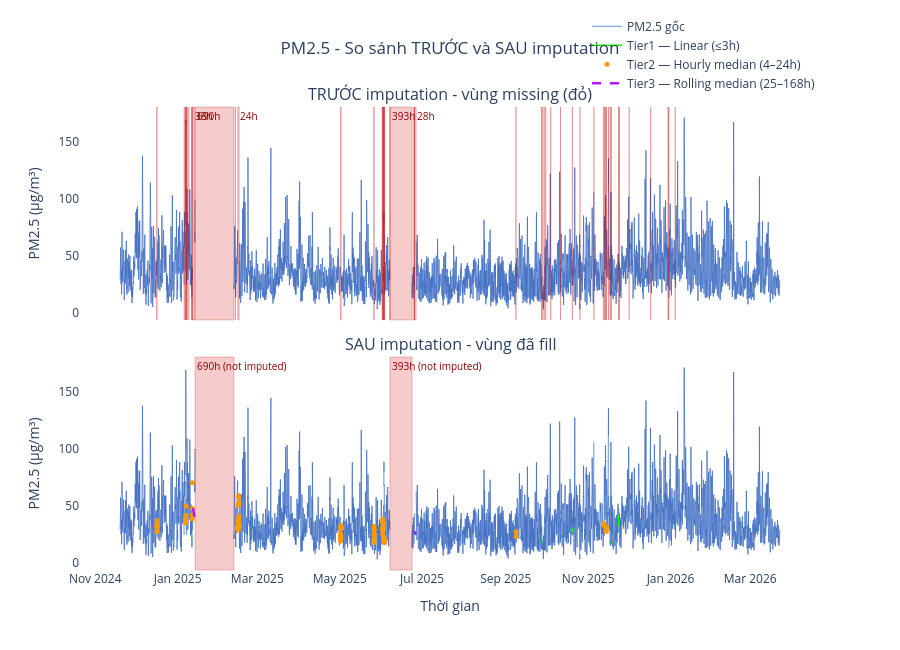

The notebook cell saved with this chart:
### Code cell
import plotly.graph_objects as go
from plotly.subplots import make_subplots

fig = make_subplots(
    rows=2, cols=1,
    shared_xaxes=True,
    vertical_spacing=0.08,
    subplot_titles=[
        'TRƯỚC imputation - vùng missing (đỏ)',
        'SAU imputation - vùng đã fill',
    ]
)

# ══ Row 1: TRƯỚC imputation ═══════════════════════════════════
fig.add_trace(go.Scatter(
    x=pm25_df_full.index,
    y=pm25_df_full['pm25_avg'],
    mode='lines',
    line=dict(color='#4472c4', width=0.8),
    name='PM2.5 gốc',
), row=1, col=1)

for _, row in gap_summary.iterrows():
    fig.add_vrect(
        x0=row['gap_start'],
        x1=row['gap_end'] + pd.Timedelta(hours=1),
        fillcolor='rgba(220, 50, 50, 0.25)',
        line=dict(color='rgba(200, 0, 0, 0.5)', width=0.5),
        annotation_text=f"{row['gap_hours']}h" if row['gap_hours'] >= 24 else "",
        annotation_position="top left",
        annotation_font=dict(size=10, color='darkred'),
        row=1, col=1,
    )

# ══ Row 2: SAU imputation ═════════════════════════════════════
# -- Data gốc (không bị impute)
fig.add_trace(go.Scatter(
    x=pm25_imputed.index,
    y=pm25_imputed['pm25_avg'].where(pm25_imputed['is_imputed'] == 0),
    mode='lines',
    line=dict(color='#4472c4', width=0.8),
    name='PM2.5 gốc',
    legendgroup='original',
    showlegend=False,
), row=2, col=1)

# -- Tier 1: linear (xanh lá nhạt)
fig.add_trace(go.Scatter(
    x=pm25_imputed.index,
    y=pm25_imputed['pm25_avg'].where(pm25_imputed['is_imputed'] == 1),
    mode='lines',
    line=dict(color='#00FF00  ', width=1.5),
    name='Tier1 — Linear (≤3h)',
), row=2, col=1)

# -- Tier 2: hourly median (cam)
fig.add_trace(go.Scatter(
    x=pm25_imputed.index,
    y=pm25_imputed['pm25_avg'].where(pm25_imputed['is_imputed'] == 2),
    mode='markers',
    marker=dict(color='#ff9900', size=5),
    name='Tier2 — Hourly median (4–24h)',
), row=2, col=1)

# -- Tier 3: rolling median (tím)
fig.add_trace(go.Scatter(
    x=pm25_imputed.index,
    y=pm25_imputed['pm25_avg'].where(pm25_imputed['is_imputed'] == 3),
    mode='lines',
    line=dict(color='#BC13FE', width=2.5, dash='dash'),
    name='Tier3 — Rolling median (25–168h)',
), row=2, col=1)

# -- Large gap còn NaN: vẫn tô đỏ
remaining_gaps = gap_summary[gap_summary['gap_hours'] > 168]
for _, row in remaining_gaps.iterrows():
    fig.add_vrect(
        x0=row['gap_start'],
        x1=row['gap_end'] + pd.Timedelta(hours=1),
        fillcolor='rgba(220, 50, 50, 0.25)',
        line=dict(color='rgba(200, 0, 0, 0.5)', width=0.5),
        annotation_text=f"{row['gap_hours']}h (not imputed)",
        annotation_position="top left",
        annotation_font=dict(size=10, color='darkred'),
        row=2, col=1,
    )

# ══ Layout ════════════════════════════════════════════════════
fig.update_yaxes(title_text='PM2.5 (μg/m³)', row=1, col=1)
fig.update_yaxes(title_text='PM2.5 (μg/m³)', row=2, col=1)
fig.update_xaxes(title_text='Thời gian', row=2, col=1)

fig.update_layout(
    title=dict(text='PM2.5 - So sánh TRƯỚC và SAU imputation', x=0.5),
    height=650,
    plot_bgcolor='white',
    hovermode='x unified',
    legend=dict(orientation='h', yanchor='bottom', y=1.02, xanchor='right', x=1),
)

fig.show()

### Figure 1 — Plotly figure (JSON) as saved in the notebook; plotly's stock layout.template omitted (floating-point values rounded to 4 significant figures; data arrays with more than 128 entries replaced by an {"elided": "..."} marker saying what was removed)
{"data": [{"line": {"color": "#4472c4", "width": 0.8}, "mode": "lines", "name": "PM2.5 gốc", "type": "scatter", "x": {"elided": "11726 str values"}, "xaxis": "x", "y": {"elided": "11726 float values"}, "yaxis": "y"}, {"legendgroup": "original", "line": {"color": "#4472c4", "width": 0.8}, "mode": "lines", "name": "PM2.5 gốc", "showlegend": false, "type": "scatter", "x": {"elided": "11726 str values"}, "xaxis": "x2", "y": {"elided": "11726 float values"}, "yaxis": "y2"}, {"line": {"color": "#00FF00  ", "width": 1.5}, "mode": "lines", "name": "Tier1 — Linear (≤3h)", "type": "scatter", "x": {"elided": "11726 str values"}, "xaxis": "x2", "y": {"elided": "11726 float values"}, "yaxis": "y2"}, {"marker": {"color": "#ff9900", "size": 5}, "mode": "markers", "name": "Tier2 — Hourly median (4–24h)", "type": "scatter", "x": {"elided": "11726 str values"}, "xaxis": "x2", "y": {"elided": "11726 float values"}, "yaxis": "y2"}, {"line": {"color": "#BC13FE", "dash": "dash", "width": 2.5}, "mode": "lines", "name": "Tier3 — Rolling median (25–168h)", "type": "scatter", "x": {"elided": "11726 str values"}, "xaxis": "x2", "y": {"elided": "11726 float values"}, "yaxis": "y2"}], "layout": {"annotations": [{"font": {"size": 16}, "showarrow": false, "text": "TRƯỚC imputation - vùng missing (đỏ)", "x": 0.5, "xanchor": "center", "xref": "paper", "y": 1, "yanchor": "bottom", "yref": "paper"}, {"font": {"size": 16}, "showarrow": false, "text": "SAU imputation - vùng đã fill", "x": 0.5, "xanchor": "center", "xref": "paper", "y": 0.46, "yanchor": "bottom", "yref": "paper"}, {"font": {"color": "darkred", "size": 10}, "showarrow": false, "text": "690h", "x": "2025-01-13T23:00:00+00:00", "xanchor": "left", "xref": "x", "y": 1, "yanchor": "top", "yref": "y domain"}, {"font": {"color": "darkred", "size": 10}, "showarrow": false, "text": "393h", "x": "2025-06-07T06:00:00+00:00", "xanchor": "left", "xref": "x", "y": 1, "yanchor": "top", "yref": "y domain"}, {"font": {"color": "darkred", "size": 10}, "showarrow": false, "text": "38h", "x": "2025-01-12T02:00:00+00:00", "xanchor": "left", "xref": "x", "y": 1, "yanchor": "top", "yref": "y domain"}, {"font": {"color": "darkred", "size": 10}, "showarrow": false, "text": "28h", "x": "2025-06-25T11:00:00+00:00", "xanchor": "left", "xref": "x", "y": 1, "yanchor": "top", "yref": "y domain"}, {"font": {"color": "darkred", "size": 10}, "showarrow": false, "text": "24h", "x": "2025-02-14T13:00:00+00:00", "xanchor": "left", "xref": "x", "y": 1, "yanchor": "top", "yref": "y domain"}, {"font": {"color": "darkred", "size": 10}, "showarrow": false, "text": "", "x": "2025-05-01T12:00:00+00:00", "xanchor": "left", "xref": "x", "y": 1, "yanchor": "top", "yref": "y domain"}, {"font": {"color": "darkred", "size": 10}, "showarrow": false, "text": "", "x": "2025-05-26T03:00:00+00:00", "xanchor": "left", "xref": "x", "y": 1, "yanchor": "top", "yref": "y domain"}, {"font": {"color": "darkred", "size": 10}, "showarrow": false, "text": "", "x": "2024-12-16T11:00:00+00:00", "xanchor": "left", "xref": "x", "y": 1, "yanchor": "top", "yref": "y domain"}, {"font": {"color": "darkred", "size": 10}, "showarrow": false, "text": "", "x": "2025-06-01T18:00:00+00:00", "xanchor": "left", "xref": "x", "y": 1, "yanchor": "top", "yref": "y domain"}, {"font": {"color": "darkred", "size": 10}, "showarrow": false, "text": "", "x": "2025-11-14T05:00:00+00:00", "xanchor": "left", "xref": "x", "y": 1, "yanchor": "top", "yref": "y domain"}, {"font": {"color": "darkred", "size": 10}, "showarrow": false, "text": "", "x": "2025-06-02T10:00:00+00:00", "xanchor": "left", "xref": "x", "y": 1, "yanchor": "top", "yref": "y domain"}, {"font": {"color": "darkred", "size": 10}, "showarrow": false, "text": "", "x": "2025-01-11T16:00:00+00:00", "xanchor": "left", "xref": "x", "y": 1, "yanchor": "top", "yref": "y domain"}, {"font": {"color": "darkred", "size": 10}, "showarrow": false, "text": "", "x": "2025-01-06T15:00:00+00:00", "xanchor": "left", "xref": "x", "y": 1, "yanchor": "top", "yref": "y domain"}, {"font": {"color": "darkred", "size": 10}, "showarrow": false, "text": "", "x": "2025-11-12T06:00:00+00:00", "xanchor": "left", "xref": "x", "y": 1, "yanchor": "top", "yref": "y domain"}, {"font": {"color": "darkred", "size": 10}, "showarrow": false, "text": "", "x": "2025-06-03T03:00:00+00:00", "xanchor": "left", "xref": "x", "y": 1, "yanchor": "top", "yref": "y domain"}, {"font": {"color": "darkred", "size": 10}, "showarrow": false, "text": "", "x": "2025-09-08T10:00:00+00:00", "xanchor": "left", "xref": "x", "y": 1, "yanchor": "top", "yref": "y domain"}, {"font": {"color": "darkred", "size": 10}, "showarrow": false, "text": "", "x": "2025-06-01T10:00:00+00:00", "xanchor": "left", "xref": "x", "y": 1, "yanchor": "top", "yref": "y domain"}, {"font": {"color": "darkred", "size": 10}, "showarrow": false, "text": "", "x": "2025-01-07T03:00:00+00:00", "xanchor": "left", "xref": "x", "y": 1, "yanchor": "top", "yref": "y domain"}, {"font": {"color": "darkred", "size": 10}, "showarrow": false, "text": "", "x": "2025-09-28T08:00:00+00:00", "xanchor": "left", "xref": "x", "y": 1, "yanchor": "top", "yref": "y domain"}, {"font": {"color": "darkred", "size": 10}, "showarrow": false, "text": "", "x": "2025-11-23T10:00:00+00:00", "xanchor": "left", "xref": "x", "y": 1, "yanchor": "top", "yref": "y domain"}, {"font": {"color": "darkred", "size": 10}, "showarrow": false, "text": "", "x": "2025-10-20T05:00:00+00:00", "xanchor": "left", "xref": "x", "y": 1, "yanchor": "top", "yref": "y domain"}, {"font": {"color": "darkred", "size": 10}, "showarrow": false, "text": "", "x": "2025-06-24T22:00:00+00:00", "xanchor": "left", "xref": "x", "y": 1, "yanchor": "top", "yref": "y domain"}, {"font": {"color": "darkred", "size": 10}, "showarrow": false, "text": "", "x": "2025-01-11T07:00:00+00:00", "xanchor": "left", "xref": "x", "y": 1, "yanchor": "top", "yref": "y domain"}, {"font": {"color": "darkred", "size": 10}, "showarrow": false, "text": "", "x": "2025-09-27T09:00:00+00:00", "xanchor": "left", "xref": "x", "y": 1, "yanchor": "top", "yref": "y domain"}, {"font": {"color": "darkred", "size": 10}, "showarrow": false, "text": "", "x": "2025-11-17T07:00:00+00:00", "xanchor": "left", "xref": "x", "y": 1, "yanchor": "top", "yref": "y domain"}, {"font": {"color": "darkred", "size": 10}, "showarrow": false, "text": "", "x": "2025-01-05T21:00:00+00:00", "xanchor": "left", "xref": "x", "y": 1, "yanchor": "top", "yref": "y domain"}, {"font": {"color": "darkred", "size": 10}, "showarrow": false, "text": "", "x": "2025-06-02T06:00:00+00:00", "xanchor": "left", "xref": "x", "y": 1, "yanchor": "top", "yref": "y domain"}, {"font": {"color": "darkred", "size": 10}, "showarrow": false, "text": "", "x": "2025-02-12T18:00:00+00:00", "xanchor": "left", "xref": "x", "y": 1, "yanchor": "top", "yref": "y domain"}, {"font": {"color": "darkred", "size": 10}, "showarrow": false, "text": "", "x": "2025-01-08T02:00:00+00:00", "xanchor": "left", "xref": "x", "y": 1, "yanchor": "top", "yref": "y domain"}, {"font": {"color": "darkred", "size": 10}, "showarrow": false, "text": "", "x": "2025-01-09T07:00:00+00:00", "xanchor": "left", "xref": "x", "y": 1, "yanchor": "top", "yref": "y domain"}, {"font": {"color": "darkred", "size": 10}, "showarrow": false, "text": "", "x": "2025-01-07T14:00:00+00:00", "xanchor": "left", "xref": "x", "y": 1, "yanchor": "top", "yref": "y domain"}, {"font": {"color": "darkred", "size": 10}, "showarrow": false, "text": "", "x": "2025-06-25T07:00:00+00:00", "xanchor": "left", "xref": "x", "y": 1, "yanchor": "top", "yref": "y domain"}, {"font": {"color": "darkred", "size": 10}, "showarrow": false, "text": "", "x": "2025-06-02T23:00:00+00:00", "xanchor": "left", "xref": "x", "y": 1, "yanchor": "top", "yref": "y domain"}, {"font": {"color": "darkred", "size": 10}, "showarrow": false, "text": "", "x": "2025-06-07T04:00:00+00:00", "xanchor": "left", "xref": "x", "y": 1, "yanchor": "top", "yref": "y domain"}, {"font": {"color": "darkred", "size": 10}, "showarrow": false, "text": "", "x": "2025-10-11T11:00:00+00:00", "xanchor": "left", "xref": "x", "y": 1, "yanchor": "top", "yref": "y domain"}, {"font": {"color": "darkred", "size": 10}, "showarrow": false, "text": "", "x": "2025-10-04T06:00:00+00:00", "xanchor": "left", "xref": "x", "y": 1, "yanchor": "top", "yref": "y domain"}, {"font": {"color": "darkred", "size": 10}, "showarrow": false, "text": "", "x": "2025-09-30T14:00:00+00:00", "xanchor": "left", "xref": "x", "y": 1, "yanchor": "top", "yref": "y domain"}, {"font": {"color": "darkred", "size": 10}, "showarrow": false, "text": "", "x": "2025-09-29T11:00:00+00:00", "xanchor": "left", "xref": "x", "y": 1, "yanchor": "top", "yref": "y domain"}, {"font": {"color": "darkred", "size": 10}, "showarrow": false, "text": "", "x": "2025-11-13T05:00:00+00:00", "xanchor": "left", "xref": "x", "y": 1, "yanchor": "top", "yref": "y domain"}, {"font": {"color": "darkred", "size": 10}, "showarrow": false, "text": "", "x": "2025-11-05T06:00:00+00:00", "xanchor": "left", "xref": "x", "y": 1, "yanchor": "top", "yref": "y domain"}, {"font": {"color": "darkred", "size": 10}, "showarrow": false, "text": "", "x": "2025-11-14T01:00:00+00:00", "xanchor": "left", "xref": "x", "y": 1, "yanchor": "top", "yref": "y domain"}, {"font": {"color": "darkred", "size": 10}, "showarrow": false, "text": "", "x": "2025-10-25T22:00:00+00:00", "xanchor": "left", "xref": "x", "y": 1, "yanchor": "top", "yref": "y domain"}, {"font": {"color": "darkred", "size": 10}, "showarrow": false, "text": "", "x": "2025-11-16T03:00:00+00:00", "xanchor": "left", "xref": "x", "y": 1, "yanchor": "top", "yref": "y domain"}, {"font": {"color": "darkred", "size": 10}, "showarrow": false, "text": "", "x": "2025-11-18T04:00:00+00:00", "xanchor": "left", "xref": "x", "y": 1, "yanchor": "top", "yref": "y domain"}, {"font": {"color": "darkred", "size": 10}, "showarrow": false, "text": "", "x": "2025-11-24T03:00:00+00:00", "xanchor": "left", "xref": "x", "y": 1, "yanchor": "top", "yref": "y domain"}, {"font": {"color": "darkred", "size": 10}, "showarrow": false, "text": "", "x": "2025-12-01T08:00:00+00:00", "xanchor": "left", "xref": "x", "y": 1, "yanchor": "top", "yref": "y domain"}, {"font": {"color": "darkred", "size": 10}, "showarrow": false, "text": "", "x": "2025-12-17T08:00:00+00:00", "xanchor": "left", "xref": "x", "y": 1, "yanchor": "top", "yref": "y domain"}, {"font": {"color": "darkred", "size": 10}, "showarrow": false, "text": "", "x": "2025-12-30T04:00:00+00:00", "xanchor": "left", "xref": "x", "y": 1, "yanchor": "top", "yref": "y domain"}, {"font": {"color": "darkred", "size": 10}, "showarrow": false, "text": "", "x": "2025-12-30T18:00:00+00:00", "xanchor": "left", "xref": "x", "y": 1, "yanchor": "top", "yref": "y domain"}, {"font": {"color": "darkred", "size": 10}, "showarrow": false, "text": "", "x": "2026-01-04T10:00:00+00:00", "xanchor": "left", "xref": "x", "y": 1, "yanchor": "top", "yref": "y domain"}, {"font": {"color": "darkred", "size": 10}, "showarrow": false, "text": "690h (not imputed)", "x": "2025-01-13T23:00:00+00:00", "xanchor": "left", "xref": "x2", "y": 1, "yanchor": "top", "yref": "y2 domain"}, {"font": {"color": "darkred", "size": 10}, "showarrow": false, "text": "393h (not imputed)", "x": "2025-06-07T06:00:00+00:00", "xanchor": "left", "xref": "x2", "y": 1, "yanchor": "top", "yref": "y2 domain"}], "height": 650, "hovermode": "x unified", "legend": {"orientation": "h", "x": 1, "xanchor": "right", "y": 1.02, "yanchor": "bottom"}, "plot_bgcolor": "white", "shapes": [{"fillcolor": "rgba(220, 50, 50, 0.25)", "line": {"color": "rgba(200, 0, 0, 0.5)", "width": 0.5}, "type": "rect", "x0": "2025-01-13T23:00:00+00:00", "x1": "2025-02-11T17:00:00+00:00", "xref": "x", "y0": 0, "y1": 1, "yref": "y domain"}, {"fillcolor": "rgba(220, 50, 50, 0.25)", "line": {"color": "rgba(200, 0, 0, 0.5)", "width": 0.5}, "type": "rect", "x0": "2025-06-07T06:00:00+00:00", "x1": "2025-06-23T15:00:00+00:00", "xref": "x", "y0": 0, "y1": 1, "yref": "y domain"}, {"fillcolor": "rgba(220, 50, 50, 0.25)", "line": {"color": "rgba(200, 0, 0, 0.5)", "width": 0.5}, "type": "rect", "x0": "2025-01-12T02:00:00+00:00", "x1": "2025-01-13T16:00:00+00:00", "xref": "x", "y0": 0, "y1": 1, "yref": "y domain"}, {"fillcolor": "rgba(220, 50, 50, 0.25)", "line": {"color": "rgba(200, 0, 0, 0.5)", "width": 0.5}, "type": "rect", "x0": "2025-06-25T11:00:00+00:00", "x1": "2025-06-26T15:00:00+00:00", "xref": "x", "y0": 0, "y1": 1, "yref": "y domain"}, {"fillcolor": "rgba(220, 50, 50, 0.25)", "line": {"color": "rgba(200, 0, 0, 0.5)", "width": 0.5}, "type": "rect", "x0": "2025-02-14T13:00:00+00:00", "x1": "2025-02-15T13:00:00+00:00", "xref": "x", "y0": 0, "y1": 1, "yref": "y domain"}, {"fillcolor": "rgba(220, 50, 50, 0.25)", "line": {"color": "rgba(200, 0, 0, 0.5)", "width": 0.5}, "type": "rect", "x0": "2025-05-01T12:00:00+00:00", "x1": "2025-05-02T04:00:00+00:00", "xref": "x", "y0": 0, "y1": 1, "yref": "y domain"}, {"fillcolor": "rgba(220, 50, 50, 0.25)", "line": {"color": "rgba(200, 0, 0, 0.5)", "width": 0.5}, "type": "rect", "x0": "2025-05-26T03:00:00+00:00", "x1": "2025-05-26T15:00:00+00:00", "xref": "x", "y0": 0, "y1": 1, "yref": "y domain"}, {"fillcolor": "rgba(220, 50, 50, 0.25)", "line": {"color": "rgba(200, 0, 0, 0.5)", "width": 0.5}, "type": "rect", "x0": "2024-12-16T11:00:00+00:00", "x1": "2024-12-16T20:00:00+00:00", "xref": "x", "y0": 0, "y1": 1, "yref": "y domain"}, {"fillcolor": "rgba(220, 50, 50, 0.25)", "line": {"color": "rgba(200, 0, 0, 0.5)", "width": 0.5}, "type": "rect", "x0": "2025-06-01T18:00:00+00:00", "x1": "2025-06-02T03:00:00+00:00", "xref": "x", "y0": 0, "y1": 1, "yref": "y domain"}, {"fillcolor": "rgba(220, 50, 50, 0.25)", "line": {"color": "rgba(200, 0, 0, 0.5)", "width": 0.5}, "type": "rect", "x0": "2025-11-14T05:00:00+00:00", "x1": "2025-11-14T13:00:00+00:00", "xref": "x", "y0": 0, "y1": 1, "yref": "y domain"}, {"fillcolor": "rgba(220, 50, 50, 0.25)", "line": {"color": "rgba(200, 0, 0, 0.5)", "width": 0.5}, "type": "rect", "x0": "2025-06-02T10:00:00+00:00", "x1": "2025-06-02T17:00:00+00:00", "xref": "x", "y0": 0, "y1": 1, "yref": "y domain"}, {"fillcolor": "rgba(220, 50, 50, 0.25)", "line": {"color": "rgba(200, 0, 0, 0.5)", "width": 0.5}, "type": "rect", "x0": "2025-01-11T16:00:00+00:00", "x1": "2025-01-11T23:00:00+00:00", "xref": "x", "y0": 0, "y1": 1, "yref": "y domain"}, {"fillcolor": "rgba(220, 50, 50, 0.25)", "line": {"color": "rgba(200, 0, 0, 0.5)", "width": 0.5}, "type": "rect", "x0": "2025-01-06T15:00:00+00:00", "x1": "2025-01-06T22:00:00+00:00", "xref": "x", "y0": 0, "y1": 1, "yref": "y domain"}, {"fillcolor": "rgba(220, 50, 50, 0.25)", "line": {"color": "rgba(200, 0, 0, 0.5)", "width": 0.5}, "type": "rect", "x0": "2025-11-12T06:00:00+00:00", "x1": "2025-11-12T12:00:00+00:00", "xref": "x", "y0": 0, "y1": 1, "yref": "y domain"}, {"fillcolor": "rgba(220, 50, 50, 0.25)", "line": {"color": "rgba(200, 0, 0, 0.5)", "width": 0.5}, "type": "rect", "x0": "2025-06-03T03:00:00+00:00", "x1": "2025-06-03T08:00:00+00:00", "xref": "x", "y0": 0, "y1": 1, "yref": "y domain"}, {"fillcolor": "rgba(220, 50, 50, 0.25)", "line": {"color": "rgba(200, 0, 0, 0.5)", "width": 0.5}, "type": "rect", "x0": "2025-09-08T10:00:00+00:00", "x1": "2025-09-08T15:00:00+00:00", "xref": "x", "y0": 0, "y1": 1, "yref": "y domain"}, {"fillcolor": "rgba(220, 50, 50, 0.25)", "line": {"color": "rgba(200, 0, 0, 0.5)", "width": 0.5}, "type": "rect", "x0": "2025-06-01T10:00:00+00:00", "x1": "2025-06-01T15:00:00+00:00", "xref": "x", "y0": 0, "y1": 1, "yref": "y domain"}, {"fillcolor": "rgba(220, 50, 50, 0.25)", "line": {"color": "rgba(200, 0, 0, 0.5)", "width": 0.5}, "type": "rect", "x0": "2025-01-07T03:00:00+00:00", "x1": "2025-01-07T07:00:00+00:00", "xref": "x", "y0": 0, "y1": 1, "yref": "y domain"}, {"fillcolor": "rgba(220, 50, 50, 0.25)", "line": {"color": "rgba(200, 0, 0, 0.5)", "width": 0.5}, "type": "rect", "x0": "2025-09-28T08:00:00+00:00", "x1": "2025-09-28T11:00:00+00:00", "xref": "x", "y0": 0, "y1": 1, "yref": "y domain"}, {"fillcolor": "rgba(220, 50, 50, 0.25)", "line": {"color": "rgba(200, 0, 0, 0.5)", "width": 0.5}, "type": "rect", "x0": "2025-11-23T10:00:00+00:00", "x1": "2025-11-23T13:00:00+00:00", "xref": "x", "y0": 0, "y1": 1, "yref": "y domain"}, {"fillcolor": "rgba(220, 50, 50, 0.25)", "line": {"color": "rgba(200, 0, 0, 0.5)", "width": 0.5}, "type": "rect", "x0": "2025-10-20T05:00:00+00:00", "x1": "2025-10-20T08:00:00+00:00", "xref": "x", "y0": 0, "y1": 1, "yref": "y domain"}, {"fillcolor": "rgba(220, 50, 50, 0.25)", "line": {"color": "rgba(200, 0, 0, 0.5)", "width": 0.5}, "type": "rect", "x0": "2025-06-24T22:00:00+00:00", "x1": "2025-06-25T01:00:00+00:00", "xref": "x", "y0": 0, "y1": 1, "yref": "y domain"}, {"fillcolor": "rgba(220, 50, 50, 0.25)", "line": {"color": "rgba(200, 0, 0, 0.5)", "width": 0.5}, "type": "rect", "x0": "2025-01-11T07:00:00+00:00", "x1": "2025-01-11T10:00:00+00:00", "xref": "x", "y0": 0, "y1": 1, "yref": "y domain"}, {"fillcolor": "rgba(220, 50, 50, 0.25)", "line": {"color": "rgba(200, 0, 0, 0.5)", "width": 0.5}, "type": "rect", "x0": "2025-09-27T09:00:00+00:00", "x1": "2025-09-27T11:00:00+00:00", "xref": "x", "y0": 0, "y1": 1, "yref": "y domain"}, {"fillcolor": "rgba(220, 50, 50, 0.25)", "line": {"color": "rgba(200, 0, 0, 0.5)", "width": 0.5}, "type": "rect", "x0": "2025-11-17T07:00:00+00:00", "x1": "2025-11-17T09:00:00+00:00", "xref": "x", "y0": 0, "y1": 1, "yref": "y domain"}, {"fillcolor": "rgba(220, 50, 50, 0.25)", "line": {"color": "rgba(200, 0, 0, 0.5)", "width": 0.5}, "type": "rect", "x0": "2025-01-05T21:00:00+00:00", "x1": "2025-01-05T22:00:00+00:00", "xref": "x", "y0": 0, "y1": 1, "yref": "y domain"}, {"fillcolor": "rgba(220, 50, 50, 0.25)", "line": {"color": "rgba(200, 0, 0, 0.5)", "width": 0.5}, "type": "rect", "x0": "2025-06-02T06:00:00+00:00", "x1": "2025-06-02T07:00:00+00:00", "xref": "x", "y0": 0, "y1": 1, "yref": "y domain"}, {"fillcolor": "rgba(220, 50, 50, 0.25)", "line": {"color": "rgba(200, 0, 0, 0.5)", "width": 0.5}, "type": "rect", "x0": "2025-02-12T18:00:00+00:00", "x1": "2025-02-12T19:00:00+00:00", "xref": "x", "y0": 0, "y1": 1, "yref": "y domain"}, {"fillcolor": "rgba(220, 50, 50, 0.25)", "line": {"color": "rgba(200, 0, 0, 0.5)", "width": 0.5}, "type": "rect", "x0": "2025-01-08T02:00:00+00:00", "x1": "2025-01-08T03:00:00+00:00", "xref": "x", "y0": 0, "y1": 1, "yref": "y domain"}, {"fillcolor": "rgba(220, 50, 50, 0.25)", "line": {"color": "rgba(200, 0, 0, 0.5)", "width": 0.5}, "type": "rect", "x0": "2025-01-09T07:00:00+00:00", "x1": "2025-01-09T08:00:00+00:00", "xref": "x", "y0": 0, "y1": 1, "yref": "y domain"}, {"fillcolor": "rgba(220, 50, 50, 0.25)", "line": {"color": "rgba(200, 0, 0, 0.5)", "width": 0.5}, "type": "rect", "x0": "2025-01-07T14:00:00+00:00", "x1": "2025-01-07T15:00:00+00:00", "xref": "x", "y0": 0, "y1": 1, "yref": "y domain"}, {"fillcolor": "rgba(220, 50, 50, 0.25)", "line": {"color": "rgba(200, 0, 0, 0.5)", "width": 0.5}, "type": "rect", "x0": "2025-06-25T07:00:00+00:00", "x1": "2025-06-25T08:00:00+00:00", "xref": "x", "y0": 0, "y1": 1, "yref": "y domain"}, {"fillcolor": "rgba(220, 50, 50, 0.25)", "line": {"color": "rgba(200, 0, 0, 0.5)", "width": 0.5}, "type": "rect", "x0": "2025-06-02T23:00:00+00:00", "x1": "2025-06-03T00:00:00+00:00", "xref": "x", "y0": 0, "y1": 1, "yref": "y domain"}, {"fillcolor": "rgba(220, 50, 50, 0.25)", "line": {"color": "rgba(200, 0, 0, 0.5)", "width": 0.5}, "type": "rect", "x0": "2025-06-07T04:00:00+00:00", "x1": "2025-06-07T05:00:00+00:00", "xref": "x", "y0": 0, "y1": 1, "yref": "y domain"}, {"fillcolor": "rgba(220, 50, 50, 0.25)", "line": {"color": "rgba(200, 0, 0, 0.5)", "width": 0.5}, "type": "rect", "x0": "2025-10-11T11:00:00+00:00", "x1": "2025-10-11T12:00:00+00:00", "xref": "x", "y0": 0, "y1": 1, "yref": "y domain"}, {"fillcolor": "rgba(220, 50, 50, 0.25)", "line": {"color": "rgba(200, 0, 0, 0.5)", "width": 0.5}, "type": "rect", "x0": "2025-10-04T06:00:00+00:00", "x1": "2025-10-04T07:00:00+00:00", "xref": "x", "y0": 0, "y1": 1, "yref": "y domain"}, {"fillcolor": "rgba(220, 50, 50, 0.25)", "line": {"color": "rgba(200, 0, 0, 0.5)", "width": 0.5}, "type": "rect", "x0": "2025-09-30T14:00:00+00:00", "x1": "2025-09-30T15:00:00+00:00", "xref": "x", "y0": 0, "y1": 1, "yref": "y domain"}, {"fillcolor": "rgba(220, 50, 50, 0.25)", "line": {"color": "rgba(200, 0, 0, 0.5)", "width": 0.5}, "type": "rect", "x0": "2025-09-29T11:00:00+00:00", "x1": "2025-09-29T12:00:00+00:00", "xref": "x", "y0": 0, "y1": 1, "yref": "y domain"}, {"fillcolor": "rgba(220, 50, 50, 0.25)", "line": {"color": "rgba(200, 0, 0, 0.5)", "width": 0.5}, "type": "rect", "x0": "2025-11-13T05:00:00+00:00", "x1": "2025-11-13T06:00:00+00:00", "xref": "x", "y0": 0, "y1": 1, "yref": "y domain"}, {"fillcolor": "rgba(220, 50, 50, 0.25)", "line": {"color": "rgba(200, 0, 0, 0.5)", "width": 0.5}, "type": "rect", "x0": "2025-11-05T06:00:00+00:00", "x1": "2025-11-05T07:00:00+00:00", "xref": "x", "y0": 0, "y1": 1, "yref": "y domain"}, {"fillcolor": "rgba(220, 50, 50, 0.25)", "line": {"color": "rgba(200, 0, 0, 0.5)", "width": 0.5}, "type": "rect", "x0": "2025-11-14T01:00:00+00:00", "x1": "2025-11-14T02:00:00+00:00", "xref": "x", "y0": 0, "y1": 1, "yref": "y domain"}, {"fillcolor": "rgba(220, 50, 50, 0.25)", "line": {"color": "rgba(200, 0, 0, 0.5)", "width": 0.5}, "type": "rect", "x0": "2025-10-25T22:00:00+00:00", "x1": "2025-10-25T23:00:00+00:00", "xref": "x", "y0": 0, "y1": 1, "yref": "y domain"}, {"fillcolor": "rgba(220, 50, 50, 0.25)", "line": {"color": "rgba(200, 0, 0, 0.5)", "width": 0.5}, "type": "rect", "x0": "2025-11-16T03:00:00+00:00", "x1": "2025-11-16T04:00:00+00:00", "xref": "x", "y0": 0, "y1": 1, "yref": "y domain"}, {"fillcolor": "rgba(220, 50, 50, 0.25)", "line": {"color": "rgba(200, 0, 0, 0.5)", "width": 0.5}, "type": "rect", "x0": "2025-11-18T04:00:00+00:00", "x1": "2025-11-18T05:00:00+00:00", "xref": "x", "y0": 0, "y1": 1, "yref": "y domain"}, {"fillcolor": "rgba(220, 50, 50, 0.25)", "line": {"color": "rgba(200, 0, 0, 0.5)", "width": 0.5}, "type": "rect", "x0": "2025-11-24T03:00:00+00:00", "x1": "2025-11-24T04:00:00+00:00", "xref": "x", "y0": 0, "y1": 1, "yref": "y domain"}, {"fillcolor": "rgba(220, 50, 50, 0.25)", "line": {"color": "rgba(200, 0, 0, 0.5)", "width": 0.5}, "type": "rect", "x0": "2025-12-01T08:00:00+00:00", "x1": "2025-12-01T09:00:00+00:00", "xref": "x", "y0": 0, "y1": 1, "yref": "y domain"}, {"fillcolor": "rgba(220, 50, 50, 0.25)", "line": {"color": "rgba(200, 0, 0, 0.5)", "width": 0.5}, "type": "rect", "x0": "2025-12-17T08:00:00+00:00", "x1": "2025-12-17T09:00:00+00:00", "xref": "x", "y0": 0, "y1": 1, "yref": "y domain"}, {"fillcolor": "rgba(220, 50, 50, 0.25)", "line": {"color": "rgba(200, 0, 0, 0.5)", "width": 0.5}, "type": "rect", "x0": "2025-12-30T04:00:00+00:00", "x1": "2025-12-30T05:00:00+00:00", "xref": "x", "y0": 0, "y1": 1, "yref": "y domain"}, {"fillcolor": "rgba(220, 50, 50, 0.25)", "line": {"color": "rgba(200, 0, 0, 0.5)", "width": 0.5}, "type": "rect", "x0": "2025-12-30T18:00:00+00:00", "x1": "2025-12-30T19:00:00+00:00", "xref": "x", "y0": 0, "y1": 1, "yref": "y domain"}, {"fillcolor": "rgba(220, 50, 50, 0.25)", "line": {"color": "rgba(200, 0, 0, 0.5)", "width": 0.5}, "type": "rect", "x0": "2026-01-04T10:00:00+00:00", "x1": "2026-01-04T11:00:00+00:00", "xref": "x", "y0": 0, "y1": 1, "yref": "y domain"}, {"fillcolor": "rgba(220, 50, 50, 0.25)", "line": {"color": "rgba(200, 0, 0, 0.5)", "width": 0.5}, "type": "rect", "x0": "2025-01-13T23:00:00+00:00", "x1": "2025-02-11T17:00:00+00:00", "xref": "x2", "y0": 0, "y1": 1, "yref": "y2 domain"}, {"fillcolor": "rgba(220, 50, 50, 0.25)", "line": {"color": "rgba(200, 0, 0, 0.5)", "width": 0.5}, "type": "rect", "x0": "2025-06-07T06:00:00+00:00", "x1": "2025-06-23T15:00:00+00:00", "xref": "x2", "y0": 0, "y1": 1, "yref": "y2 domain"}], "title": {"text": "PM2.5 - So sánh TRƯỚC và SAU imputation", "x": 0.5}, "xaxis": {"anchor": "y", "domain": [0, 1], "matches": "x2", "showticklabels": false}, "xaxis2": {"anchor": "y2", "domain": [0, 1], "title": {"text": "Thời gian"}}, "yaxis": {"anchor": "x", "domain": [0.54, 1], "title": {"text": "PM2.5 (μg/m³)"}}, "yaxis2": {"anchor": "x2", "domain": [0, 0.46], "title": {"text": "PM2.5 (μg/m³)"}}}}
